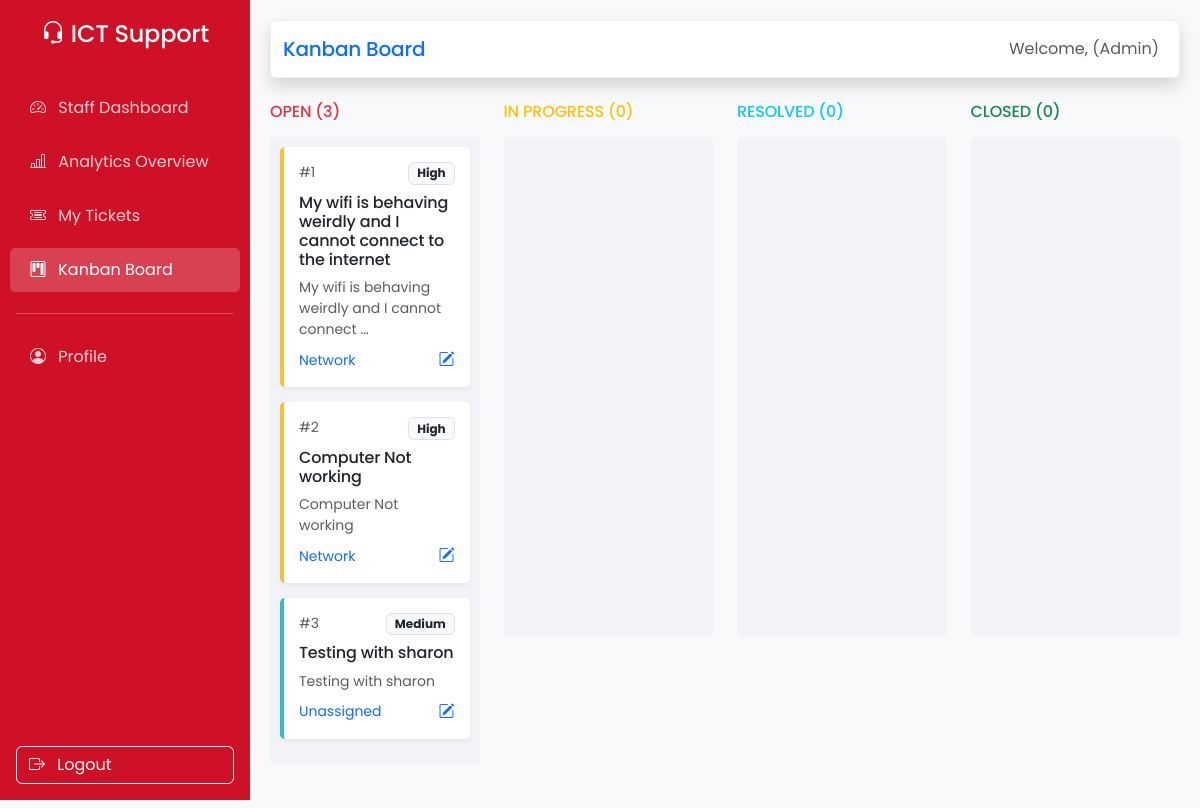
The page /tickets/kanban/ (signed in) on the database its author committed.
### users/models.py (models this page shows, shortened)
class User(AbstractUser):
    class Role(models.TextChoices):
        STUDENT = 'student', 'Student'
        STAFF = 'staff', 'Staff'
        TECHNICIAN = 'technician', 'Technician'
        ADMIN = 'admin', 'Admin'
    role = models.CharField(
        max_length=20,
        choices=Role.choices,
        default=Role.STUDENT,
    )
    phone = models.CharField(max_length=20, blank=True)
    department = models.CharField(max_length=100, blank=True)

### tickets/models.py (models this page shows, shortened)
class Ticket(models.Model):
    STATUS_CHOICES = (
        ('open', 'Open'),
        ('in_progress', 'In Progress'),
        ('resolved', 'Resolved'),
        ('closed', 'Closed'),
    )
    PRIORITY_CHOICES = (
        ('low', 'Low'),
        ('medium', 'Medium'),
        ('high', 'High'),
        ('critical', 'Critical'),
    )
    title = models.CharField(max_length=200)
    description = models.TextField()
    created_by = models.ForeignKey(
        settings.AUTH_USER_MODEL,
        on_delete=models.CASCADE,
        related_name='created_tickets'
    )
    assigned_to = models.ForeignKey(
        settings.AUTH_USER_MODEL,
        on_delete=models.SET_NULL,
        null=True,
        blank=True,
        related_name='assigned_tickets'
    )
    is_escalated = models.BooleanField(default=False)
    status = models.CharField(max_length=20, choices=STATUS_CHOICES, default='open')
    priority = models.CharField(max_length=20, choices=PRIORITY_CHOICES, default='medium')
    category = models.ForeignKey(
        Category,
        on_delete=models.SET_NULL,
        null=True,
        blank=True,
        related_name='tickets'
    )
    created_at = models.DateTimeField(auto_now_add=True)
    updated_at = models.DateTimeField(auto_now=True)
    closed_at = models.DateTimeField(null=True, blank=True)

### tickets/views.py (the view)
# urls.py: path('kanban/', views.kanban_board, name='kanban'),
@login_required
def kanban_board(request):
    if request.user.role == 'student':
         messages.error(request, "Access denied.")
         return redirect('tickets:list')
    tickets = Ticket.objects.all()
    return render(request, 'tickets/kanban.html', {
        'open_tickets': tickets.filter(status='open'),
        'in_progress_tickets': tickets.filter(status='in_progress'),
        'resolved_tickets': tickets.filter(status='resolved'),
        'closed_tickets': tickets.filter(status='closed'),
    })

### templates/tickets/kanban.html (shortened to what this page needs)
{% extends 'base.html' %}
{% block page_title %}Kanban Board{% endblock %}
{% block content %}
<div class="row flex-nowrap overflow-auto pb-4">
    <div class="col-md-3 min-vw-25">
        <h6 class="text-uppercase text-danger font-weight-bold mb-3">Open ({{ open_tickets.count }})</h6>
        <div class="kanban-col">
            {% for ticket in open_tickets %}
            {% include 'tickets/kanban_card.html' with ticket=ticket %}
            {% endfor %}
        </div>
    </div>
    <div class="col-md-3 min-vw-25">
        <h6 class="text-uppercase text-warning font-weight-bold mb-3">In Progress ({{ in_progress_tickets.count }})</h6>
        <div class="kanban-col">
        </div>
    </div>
    <div class="col-md-3 min-vw-25">
        <h6 class="text-uppercase text-info font-weight-bold mb-3">Resolved ({{ resolved_tickets.count }})</h6>
        <div class="kanban-col">
        </div>
    </div>
    <div class="col-md-3 min-vw-25">
        <h6 class="text-uppercase text-success font-weight-bold mb-3">Closed ({{ closed_tickets.count }})</h6>
        <div class="kanban-col">
        </div>
    </div>
</div>
{% endblock %}

### templates/base.html (shortened to what this page needs)
<!DOCTYPE html>
<html lang="en">
<head>
    <link href="https://cdn.jsdelivr.net/npm/bootstrap@5.3.2/dist/css/bootstrap.min.css" rel="stylesheet">
    <link rel="stylesheet" href="https://cdn.jsdelivr.net/npm/bootstrap-icons@1.11.3/font/bootstrap-icons.min.css">
</head>
<body class="{% block body_class %}{% endblock %}">
    <nav class="sidebar d-flex flex-column">
        <div class="text-center mb-4">
            <h4><i class="bi bi-headset"></i> ICT Support</h4>
        </div>
        {% if user.role == 'student' %}
        <a href="{% url 'reports:student_dashboard' %}" class="{% if request.resolver_match.url_name == 'student_dashboard' %}active{% endif %}">
            <i class="bi bi-speedometer2 me-2"></i> My Dashboard
        </a>
        {% else %}
        <a href="{% url 'reports:dashboard' %}" class="{% if request.resolver_match.url_name == 'dashboard' %}active{% endif %}">
            <i class="bi bi-speedometer2 me-2"></i> Staff Dashboard
        </a>
        <a href="{% url 'reports:overview' %}" class="{% if request.resolver_match.url_name == 'overview' %}active{% endif %}">
            <i class="bi bi-bar-chart-line me-2"></i> Analytics Overview
        </a>
        {% endif %}
        <a href="{% url 'tickets:list' %}" class="{% if 'tickets' in request.path and 'kanban' not in request.path %}active{% endif %}">
            <i class="bi bi-ticket-detailed me-2"></i> My Tickets
        </a>
        {% if user.role != 'student' %}
        <a href="{% url 'tickets:kanban' %}" class="{% if 'kanban' in request.path %}active{% endif %}">
            <i class="bi bi-kanban me-2"></i> Kanban Board
        </a>
        {% endif %}
        <hr class="mx-3 border-light">
        <a href="{% url 'users:profile' %}" class="{% if 'profile' in request.path %}active{% endif %}">
            <i class="bi bi-person-circle me-2"></i> Profile
        </a>
        <form action="{% url 'users:logout' %}" method="post" class="mt-auto mb-3 mx-3">
            <button type="submit" class="btn btn-outline-light w-100 text-start" data-loading-text="Signing out..." data-loading-spinner="false">
                <i class="bi bi-box-arrow-right me-2"></i> Logout
            </button>
        </form>
    </nav>
    <main class="main-content">
        <nav class="navbar navbar-expand navbar-light bg-white topbar mb-4 static-top shadow rounded">
            <div class="container-fluid">
                <h5 class="m-0 font-weight-bold text-primary">{% block page_title %}Dashboard{% endblock %}</h5>
                <ul class="navbar-nav ms-auto">
                    <li class="nav-item">
                        <span class="nav-link text-gray-600 small">
                            Welcome, <strong>{{ user.first_name }}</strong> ({{ user.get_role_display }})
                        </span>
                    </li>
                </ul>
            </div>
        </nav>
        {% block content %}{% endblock %}
    </main>
</body>
</html>

### templates/tickets/kanban_card.html
<div class="kanban-card priority-{{ ticket.priority }}">
    <div class="d-flex justify-content-between">
        <small class="text-muted">#{{ ticket.id }}</small>
        <span class="badge bg-light text-dark border">{{ ticket.priority|capfirst }}</span>
    </div>
    <h6 class="mt-2 text-dark font-weight-bold">
        <a href="{% url 'tickets:detail' ticket.id %}" class="text-dark text-decoration-none">{{ ticket.title }}</a>
    </h6>
    <p class="small text-muted mb-2">{{ ticket.description|truncatechars:50 }}</p>
    <div class="d-flex justify-content-between align-items-center">
        <small class="text-primary font-weight-bold">{{ ticket.assigned_to.first_name|default:"Unassigned" }}</small>
        <a href="{% url 'tickets:update' ticket.id %}" class="text-decoration-none"><i
                class="bi bi-pencil-square text-gray-400"></i></a>
    </div>
</div>

### templates/base.html (style rules this page uses)
:root { --brand: #ce1126; --brand-dark: #a50d1f; --accent: #fcd116; --ink: #000000; --muted: #f8f9fa; --surface: #ffffff; --ring: rgba(206, 17, 38, 0.2); }
body { font-family: "Poppins", "Segoe UI", Tahoma, Geneva, Verdana, sans-serif; background-color: var(--muted); color: var(--ink); }
h1, h2, h3, h4, h5, h6 { font-family: "Poppins", "Segoe UI", Tahoma, Geneva, Verdana, sans-serif; letter-spacing: -0.01em; }
.sidebar { height: 100vh; background-color: var(--brand); color: white; position: fixed; top: 0; left: 0; width: 250px; padding-top: 20px; transition: all 0.3s; }
.sidebar a { color: rgba(255, 255, 255, 0.8); text-decoration: none; padding: 10px 20px; display: block; margin: 5px 10px; border-radius: 5px; }
.sidebar a:hover, .sidebar a.active { background-color: rgba(255, 255, 255, 0.2); color: white; }
.main-content { margin-left: 250px; padding: 20px; }
.topbar { border: 1px solid #eef0f3; }

### templates/tickets/kanban.html (style rules this page uses)
.kanban-col { min-height: 500px; background-color: #f1f3f6; border-radius: 5px; padding: 10px; }
.kanban-card { background: white; padding: 15px; border-radius: 5px; margin-bottom: 15px; box-shadow: 0 2px 4px rgba(0, 0, 0, 0.05); cursor: grab; border-left: 4px solid #4e73df; }
.priority-high { border-left-color: #f6c23e; }
.priority-medium { border-left-color: #36b9cc; }

### rows shown on the page
User: role "Admin"
Ticket: id "1", priority "High", title "My wifi is behaving weirdly and I cannot connect to the internet", description "My wifi is behaving weirdly and I cannot connect …", assigned_to.first_name "Network"
Ticket: id "2", priority "High", title "Computer Not working", description "Computer Not working", assigned_to.first_name "Network"
Ticket: id "3", priority "Medium", title "Testing with sharon", description "Testing with sharon", assigned_to.first_name "Unassigned"

### other values the page prints
{{ open_tickets.count }} "3"
{{ in_progress_tickets.count }} "0"
{{ resolved_tickets.count }} "0"
{{ closed_tickets.count }} "0"
